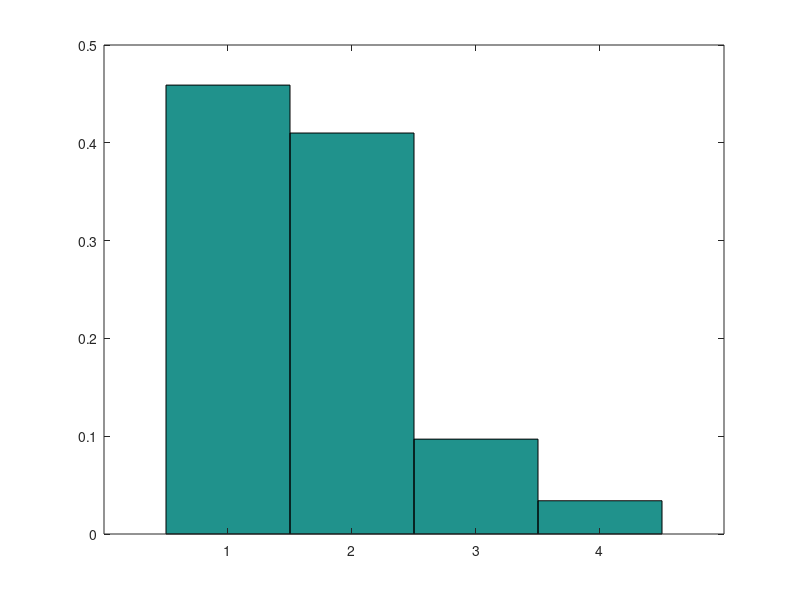

This figure's MATLAB source:
N = 1000;
i1 = 0.46; i2 = 0.86; i3 = 0.96; i4 = 1;
vec = [];

for i = 1 : N
  r = rand;
  interval = 0;
  
  if r <= i1
    interval = 1;
  endif
  
  if r >= i1 && r <= i2
    interval = 2;
  endif
  
  if r > i2 && r <= i3
    interval = 3;
  endif
  
  if r > i3
    interval = 4;
  endif
  
  vec = [vec, interval];
endfor

nr1 = length(find(vec == 1)) / N;
nr2 = length(find(vec == 2)) / N;
nr3 = length(find(vec == 3)) / N;
nr4 = length(find(vec == 4)) / N;

histograma = histc(vec, 1 : 4);
bar(1 : 4, histograma / N, "hist");